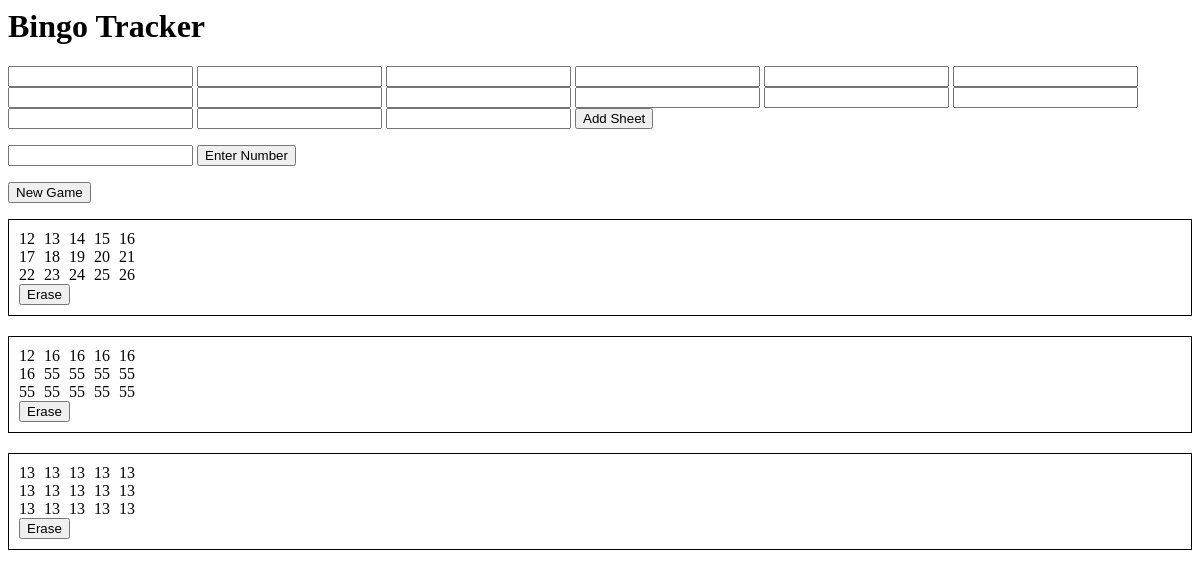
The page /bingo/ on the database its author committed.
### bingo_tracker/models.py (models this page shows, shortened)
class BingoSheet(models.Model):
    number1 = models.IntegerField()
    number2 = models.IntegerField()
    number3 = models.IntegerField()
    number4 = models.IntegerField()
    number5 = models.IntegerField()
    number6 = models.IntegerField()
    number7 = models.IntegerField()
    number8 = models.IntegerField()
    number9 = models.IntegerField()
    number10 = models.IntegerField()
    number11 = models.IntegerField()
    number12 = models.IntegerField()
    number13 = models.IntegerField()
    number14 = models.IntegerField()
    number15 = models.IntegerField()

### bingo_tracker/views.py (the view)
# urls.py: path('', views.index, name='index'),
def index(request):
    sheets = BingoSheet.objects.all()
    called_numbers = request.session.get('called_numbers', [])
    return render(request, 'bingo_tracker/index.html', {
        'sheets': sheets,
        'number_range': range(1, 16),
        'called_numbers': called_numbers,
    })

### bingo_tracker/templates/bingo_tracker/index.html (shortened to what this page needs)
{% load static %}
<!DOCTYPE html>
<html>
<head>
    <link rel="stylesheet" href="{% static 'bingo_tracker/style.css' %}">
</head>
<body>
    <h1>Bingo Tracker</h1>
    <form method="post" action="{% url 'add_sheet' %}">
        {% for i in number_range %}
        <input type="number" name="number{{ i }}" required>
        {% endfor %}
        <input type="submit" value="Add Sheet">
    </form>
    <form method="post" action="{% url 'enter_number' %}">
        <input type="number" name="called_number" required>
        <input type="submit" value="Enter Number">
    </form>
    <form method="post" action="{% url 'new_game' %}" onsubmit="return confirmReset();">
        <input type="submit" value="New Game">
    </form>
    <div id="bingo-sheets">
        {% for sheet in sheets %}
        <div class="bingo-sheet">
            <div class="row">
                <div class="number" {% if sheet.number1 in called_numbers %}style="background-color: yellow;"{% endif %}>{{ sheet.number1 }}</div>
                <div class="number" {% if sheet.number2 in called_numbers %}style="background-color: yellow;"{% endif %}>{{ sheet.number2 }}</div>
                <div class="number" {% if sheet.number3 in called_numbers %}style="background-color: yellow;"{% endif %}>{{ sheet.number3 }}</div>
                <div class="number" {% if sheet.number4 in called_numbers %}style="background-color: yellow;"{% endif %}>{{ sheet.number4 }}</div>
                <div class="number" {% if sheet.number5 in called_numbers %}style="background-color: yellow;"{% endif %}>{{ sheet.number5 }}</div>
            </div>
            <div class="row">
                <div class="number" {% if sheet.number6 in called_numbers %}style="background-color: yellow;"{% endif %}>{{ sheet.number6 }}</div>
                <div class="number" {% if sheet.number7 in called_numbers %}style="background-color: yellow;"{% endif %}>{{ sheet.number7 }}</div>
                <div class="number" {% if sheet.number8 in called_numbers %}style="background-color: yellow;"{% endif %}>{{ sheet.number8 }}</div>
                <div class="number" {% if sheet.number9 in called_numbers %}style="background-color: yellow;"{% endif %}>{{ sheet.number9 }}</div>
                <div class="number" {% if sheet.number10 in called_numbers %}style="background-color: yellow;"{% endif %}>{{ sheet.number10 }}</div>
            </div>
            <div class="row">
                <div class="number" {% if sheet.number11 in called_numbers %}style="background-color: yellow;"{% endif %}>{{ sheet.number11 }}</div>
                <div class="number" {% if sheet.number12 in called_numbers %}style="background-color: yellow;"{% endif %}>{{ sheet.number12 }}</div>
                <div class="number" {% if sheet.number13 in called_numbers %}style="background-color: yellow;"{% endif %}>{{ sheet.number13 }}</div>
                <div class="number" {% if sheet.number14 in called_numbers %}style="background-color: yellow;"{% endif %}>{{ sheet.number14 }}</div>
                <div class="number" {% if sheet.number15 in called_numbers %}style="background-color: yellow;"{% endif %}>{{ sheet.number15 }}</div>
            </div>
            <button type="button" onclick="confirmErase({{ sheet.id }})">Erase</button>
        </div>
        {% empty %}
        <p>No bingo sheets added yet.</p>
        {% endfor %}
    </div>
</body>
</html>

### bingo_tracker/static/bingo_tracker/style.css (style rules this page uses)
.bingo-sheet { border: 1px solid #000; margin-bottom: 20px; padding: 10px; }
.row { display: flex; }
.number { width: 20px; margin-right: 5px; }

### rows shown on the page
BingoSheet: number1 "12", number2 "13", number3 "14", number4 "15", number5 "16", number6 "17", number7 "18", number8 "19", number9 "20", number10 "21", number11 "22", number12 "23", number13 "24", number14 "25", number15 "26"
BingoSheet: number1 "12", number2 "16", number3 "16", number4 "16", number5 "16", number6 "16", number7 "55", number8 "55", number9 "55", number10 "55", number11 "55", number12 "55", number13 "55", number14 "55", number15 "55"
BingoSheet: number1 "13", number2 "13", number3 "13", number4 "13", number5 "13", number6 "13", number7 "13", number8 "13", number9 "13", number10 "13", number11 "13", number12 "13", number13 "13", number14 "13", number15 "13"
